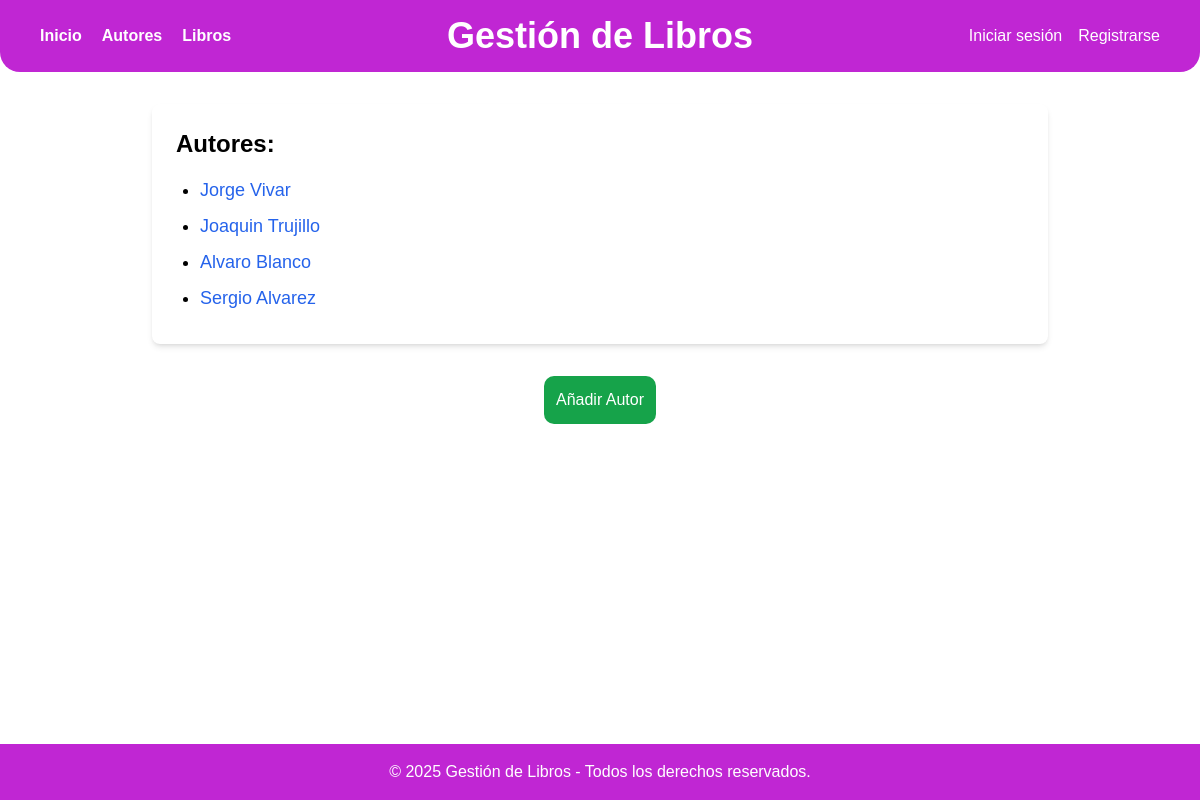
/gestion/autores/, run on an earlier commit of the app's database.
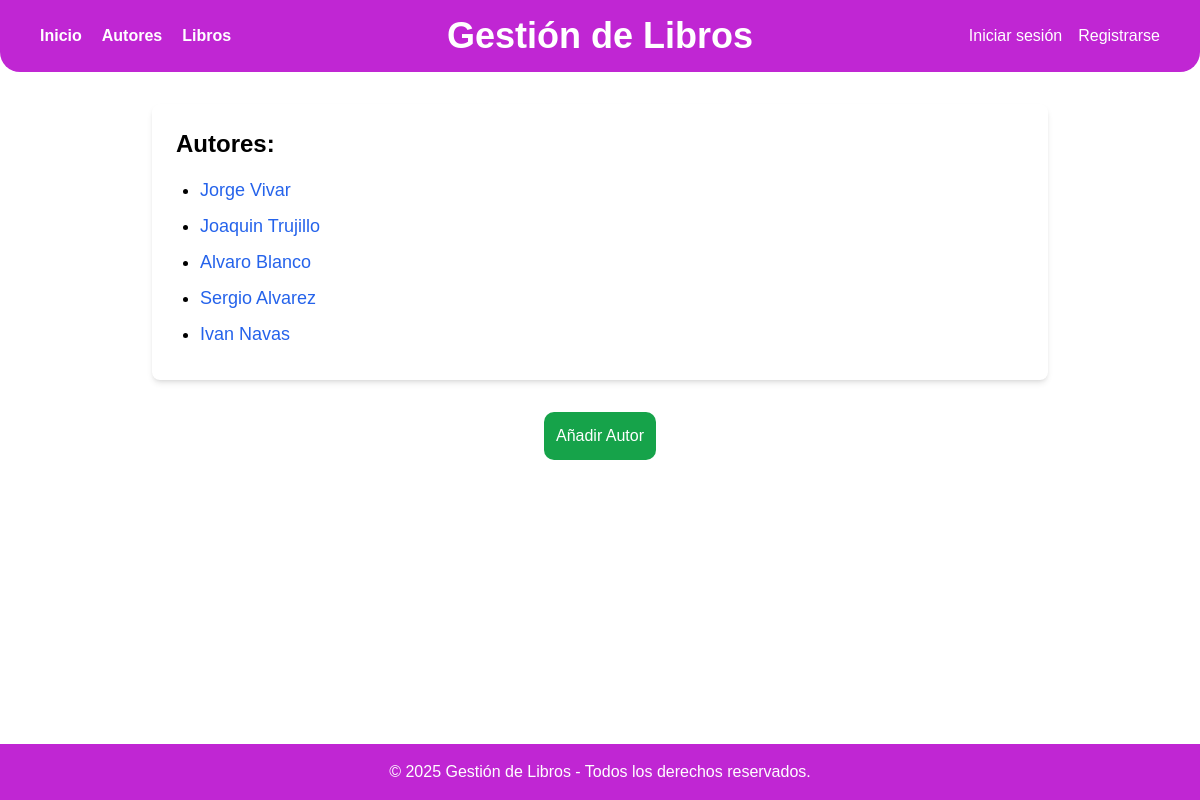
And on a later commit of the database.
### myapp/models.py (models this page shows, shortened)
class Autor(models.Model):
    nombre= models.CharField(max_length=100)
    apellido= models.CharField(max_length=100)
    fecha_nacimiento= models.DateField()

### myapp/views.py (the view)
# urls.py: path('autores/', views.AutorListView.as_view(), name='lista_autores'),
class AutorListView(ListView):
    model = Autor
    template_name = 'lista_autores.html'

### templates/lista_autores.html (shortened to what this page needs)
{% extends 'layouts/base.html' %}
{% block content %}
    <h3 class="text-2xl font-bold mb-4">Autores:</h3>
    <ul class="list-disc pl-6">
        {% for autor in object_list %}
        <li class="text-lg mb-2 capitalize">
            <a href="{% url 'detalle_autor' autor.id %}" class="text-blue-600 hover:underline">
                {{ autor.nombre }} {{ autor.apellido }}
            </a>
        </li>
        {% empty %}
        <p>No hay autores disponibles.</p>
        {% endfor %}
    </ul>
{% endblock %}
{% block actions %}
<div class="max-w-4xl mx-auto mt-8 bg-white rounded-lg flex flex-col items-center">
    <a href="{% url 'add_autor' %}" class="bg-green-600 p-3 text-white rounded-[10px] hover:bg-green-500">Añadir Autor</a>
</div>
{% endblock %}

What changed in the data, as far as the page shows it:
added Autor: nombre "Ivan", apellido "Navas"
